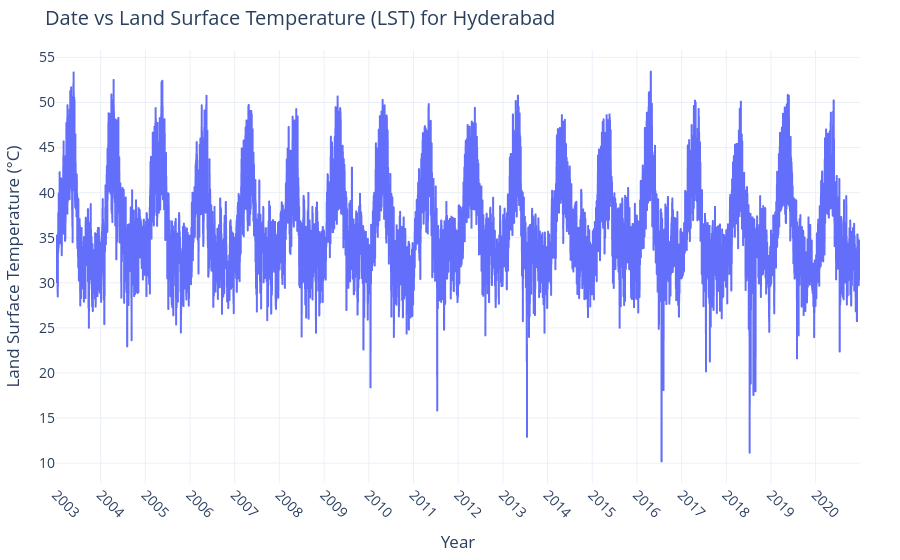

Write notebook code for a chart like this one.
### Code cell
plotTimeVsLST(hyd_df, 'Hyderabad')

### Figure 1 — Plotly figure (JSON) as saved in the notebook; plotly's stock layout.template omitted (floating-point values rounded to 4 significant figures; data arrays with more than 128 entries replaced by an {"elided": "..."} marker saying what was removed)
{"data": [{"hovertemplate": "Year=%{x}<br>Land Surface Temperature (°C)=%{y}<extra></extra>", "legendgroup": "", "line": {"color": "#636efa", "dash": "solid", "width": 2}, "marker": {"size": 4, "symbol": "circle"}, "mode": "lines", "name": "", "showlegend": false, "type": "scattergl", "x": {"elided": "6558 str values"}, "xaxis": "x", "y": {"elided": "6558 float values"}, "yaxis": "y"}], "layout": {"font": {"size": 14}, "hovermode": "x unified", "legend": {"tracegroupgap": 0}, "margin": {"b": 50, "l": 40, "r": 40, "t": 50}, "title": {"font": {"size": 20}, "text": "Date vs Land Surface Temperature (LST) for Hyderabad"}, "xaxis": {"anchor": "y", "domain": [0, 1], "tickangle": 45, "tickformat": "%Y", "tickmode": "array", "tickvals": ["2003-01-01T00:00:00", "2004-01-01T00:00:00", "2005-01-01T00:00:00", "2006-01-01T00:00:00", "2007-01-01T00:00:00", "2008-01-01T00:00:00", "2009-01-01T00:00:00", "2010-01-01T00:00:00", "2011-01-01T00:00:00", "2012-01-01T00:00:00", "2013-01-01T00:00:00", "2014-01-01T00:00:00", "2015-01-01T00:00:00", "2016-01-01T00:00:00", "2017-01-01T00:00:00", "2018-01-01T00:00:00", "2019-01-01T00:00:00", "2020-01-01T00:00:00"], "title": {"text": "Year"}}, "yaxis": {"anchor": "x", "domain": [0, 1], "title": {"text": "Land Surface Temperature (°C)"}}}}
